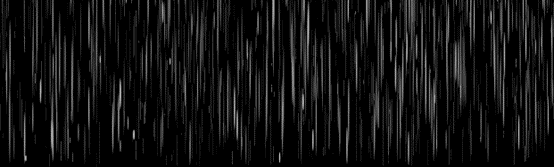
#> input picture asset/1.png, 554 x 167 px
$ python -i rain_renderer.py   (imports and definitions only)
#> lines starting #> are read from the running program, lines starting #| are printed output that depends on the picture; after the words box and inside, x2 and y2 are one past the last pixel; in counts of white or black regions, pixels touching at a corner belong together
"""
============================================================================
物理建模雨滴掩码渲染器 (Physically-Based Rain Streak Mask Renderer)
============================================================================

基于真实物理模型渲染雨滴条纹掩码图，核心物理模型包括：

1. Marshall-Palmer (M-P) 雨滴谱分布：
   N(D) = N_0 * exp(-Λ * D)
   其中 N_0 = 8000 m^{-3} mm^{-1}，Λ = 4.1 * R^{-0.21} mm^{-1}
   R 为降雨强度 (mm/h)，D 为雨滴直径 (mm)

2. 雨滴终端速度（Atlas & Ulbrich 经验公式）：
   v_t(D) = 9.65 - 10.3 * exp(-0.6 * D) [m/s]
   D 为雨滴直径 (mm)

3. 运动模糊（快门时间积分）：
   雨滴在快门曝光时间 t_exp 内移动的距离决定了条纹长度：
   L_streak = v_total * t_exp
   其中 v_total 包含垂直终端速度分量 + 水平风速分量

4. 深度感知的柱体积采样 (Column Sampling)：
   将图像每一列（或分块区域）视为一个穿过场景的视锥柱体，
   利用该柱体的深度信息计算其中的雨滴数。
   近处雨滴投影大、条纹长；远处雨滴投影小、更密集。

输入：
  - 降雨强度 R (mm/h)
  - 风向角度 wind_angle (度) 和风速 wind_speed (m/s)
  - 深度图 (512x512 灰度图像)

输出：
  - 512x512 黑色背景、白色雨滴条纹的二值掩码图

参考文献：
  - Marshall, J.S. and Palmer, W.M. (1948),
    "The distribution of raindrops with size"
  - Atlas, D. and Ulbrich, C.W. (1977),
    "Path- and area-integrated rainfall measurement"
  - Garg, K. and Nayar, S.K. (2006),
    "Photorealistic rendering of rain streaks"

日期: 2026-03-23
============================================================================
"""

import numpy as np
import cv2
import os
import glob
import json
from dataclasses import dataclass
from typing import Tuple, Optional


# ===========================================================================
# 物理常数与相机参数配置
# ===========================================================================

@dataclass
class CameraParams:
    """
    相机内参与曝光参数

    这些参数模拟一个典型的监控/街景相机设置。
    焦距和传感器尺寸共同决定了视场角 (FoV)，
    曝光时间决定了雨滴运动模糊条纹的长度。
    """
    focal_length: float = 35.0       # 焦距 (mm)，典型街景/监控镜头
    sensor_width: float = 36.0       # 传感器宽度 (mm)，全画幅 35mm
    sensor_height: float = 24.0      # 传感器高度 (mm)，全画幅 35mm (3:2)
    image_width: int = 2048          # 输出图像宽度 (像素)
    image_height: int = 1024         # 输出图像高度 (像素)
    exposure_time: float = 1.0/30.0  # 曝光时间 (秒)，1/30s 模拟普通摄像头
    fx_px: Optional[float] = None    # 焦距 fx (像素)
    fy_px: Optional[float] = None    # 焦距 fy (像素)
    cx_px: Optional[float] = None    # 主点 cx (像素)
    cy_px: Optional[float] = None    # 主点 cy (像素)
    # 相机外参 (位姿)
    cam_height: float = 1.6          # 相机离地高度 (米)
    cam_pitch: float = 0.0           # 俯仰角 (度)，正值向下看

    # [9 lines left out: function __post_init__, not called in this run]


@dataclass
class RainParams:
    """
    降雨物理参数

    Attributes:
        rain_rate: 降雨强度 R (mm/h)
            - 小雨:   1-5   mm/h     - 中雨:   5-15  mm/h
            - 大雨:   15-30 mm/h     - 暴雨:   30-60 mm/h
            - 大暴雨: >60   mm/h
        wind_speed: 水平风速 (m/s)
            - 微风: 0-3 m/s  - 轻风: 3-6 m/s  - 中风: 6-10 m/s
        wind_direction: 罗盘风向 (度)，表示风吹来的方向
            0° = 北风 (从正前方/迎面吹来，向相机方向)
            90° = 东风 (从右侧吹来)
            180° = 南风 (从身后吹来，顺风)
            270° = 西风 (从左侧吹来)
            支持任意角度，如 345° = 北偏西15度
        wind_angle: [兼容旧接口] 旧版风向角 (度)，0°=左向右
                    如果同时指定 wind_direction，以 wind_direction 为准
        depth_scale: 深度图最大映射距离 (米)
        d_min: 最小可见雨滴直径 (mm)，小于此为雾滴
        d_max: 最大雨滴直径 (mm)，超过则因气动不稳定而破碎
    """
    rain_rate: float = 25.0
    wind_speed: float = 2.0
    wind_direction: Optional[float] = None   # 新：罗盘风向
    wind_angle: float = 10.0                 # 旧：兼容保留
    depth_scale: float = 100.0
    d_min: float = 0.5
    d_max: float = 5.0


# ===========================================================================
# 罗盘风向工具
# ===========================================================================

# 预设罗盘方向名称 -> 角度映射
WIND_DIRECTIONS = {
    'N': 0, '北': 0, '北风': 0,
    'NNE': 22.5, '北偏东': 22.5,
    'NE': 45, '东北': 45, '东北风': 45,
    'ENE': 67.5, '东偏北': 67.5,
    'E': 90, '东': 90, '东风': 90,
    'ESE': 112.5, '东偏南': 112.5,
    'SE': 135, '东南': 135, '东南风': 135,
    'SSE': 157.5, '南偏东': 157.5,
    'S': 180, '南': 180, '南风': 180,
    'SSW': 202.5, '南偏西': 202.5,
    'SW': 225, '西南': 225, '西南风': 225,
    'WSW': 247.5, '西偏南': 247.5,
    'W': 270, '西': 270, '西风': 270,
    'WNW': 292.5, '西偏北': 292.5,
    'NW': 315, '西北': 315, '西北风': 315,
    'NNW': 337.5, '北偏西': 337.5,
}


# [340 lines left out: functions load_cityscapes_camera, convert_cityscapes_disparity_to_depth, infer_cityscapes_camera_json_path, parse_wind_direction, decompose_wind_3d, marshall_palmer_nD and 4 more, not called in this run]


def load_and_process_depth(depth_path: str,
                           target_size: Tuple[int, int] = (2048, 1024),
                           depth_scale: float = 100.0,
                           min_depth: float = 1.0,
                           harmonic_blend: float = 0.0) -> np.ndarray:
    """
    加载深度图并转换为实际距离 (米)

    支持两种格式:
      1. 逆深度图 (Depth Anything V2 等): 值越大=越近, 0=无效
         - uint16: 归一化后做调和映射 → [min_depth, depth_scale]
         - uint8:  同上
      2. 线性深度图 (旧格式): 值越大=越远

    本函数自动检测方向: 若图像下半部均值 > 上半部均值,
    则判定为逆深度 (近处在画面下方, 值更大)。

    Args:
        depth_path:  深度图文件路径
        target_size: (width, height) 目标尺寸
        depth_scale: 最大深度距离 (米)
        min_depth:   最小截断深度 (米)
        harmonic_blend: 调和映射混合比例 (0=纯线性, 1=纯调和)
    Returns:
        depth_meters: (H, W) 深度图，单位米
    """
#> called with depth_path = 'asset/1.png', target_size = (2048, 1024), depth_scale = 100, min_depth = 1, harmonic_blend = 0
    # 使用 numpy 读取文件字节再解码，以支持中文路径
    raw = np.fromfile(depth_path, dtype=np.uint8)
    depth_img = cv2.imdecode(raw, cv2.IMREAD_UNCHANGED)
#> depth_img is the input picture: shape (167, 554, 4); mean B, G, R, A 17.9, 17.9, 17.9, 255
    if depth_img is None:
        raise FileNotFoundError(f"无法读取深度图: {depth_path}")

    if depth_img.ndim == 3:
        depth_img = cv2.cvtColor(depth_img, cv2.COLOR_BGR2GRAY)
#> depth_img: shape (167, 554)

    if depth_img.shape[:2] != (target_size[1], target_size[0]):
        depth_img = cv2.resize(depth_img, target_size,
                               interpolation=cv2.INTER_LINEAR)
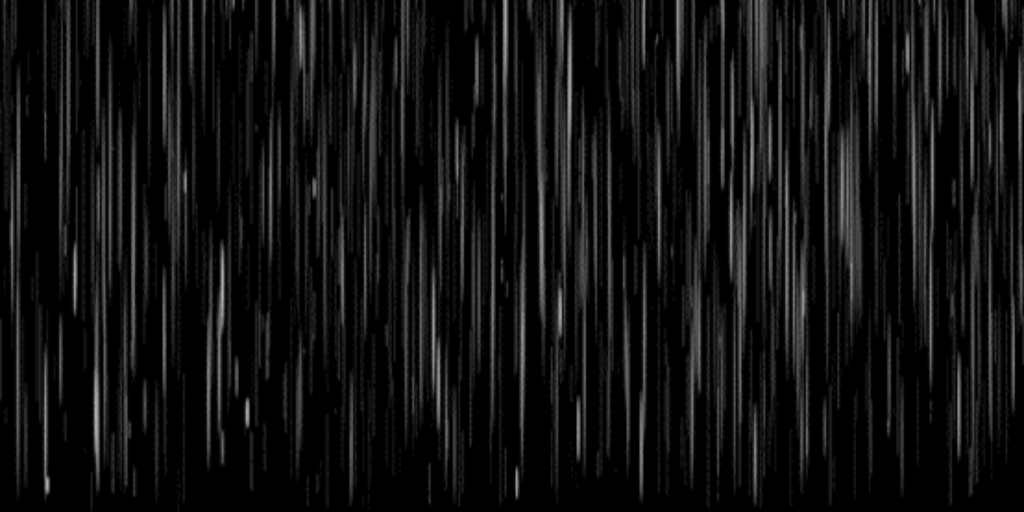
#> depth_img: shape (1024, 2048) (shown at 1/2 size); min 0, max 185, mean 17.8

    # 转为 float
    img_f = depth_img.astype(np.float64)
    img_max = img_f.max()
#> img_max = 185
    if img_max <= 0:
        return np.full(img_f.shape, depth_scale, dtype=np.float64)

    # 自动检测: 逆深度 vs 线性深度
    # 街景图: 画面下半部是近处地面, 上半部是远处天空
    # 逆深度: 下半部值大 (近=大)
    # 线性深度: 下半部值小 (近=小)
    H = img_f.shape[0]
#> H = 1024
    top_mean = img_f[:H // 3, :].mean()
#> top_mean = 20.55
    bot_mean = img_f[2 * H // 3:, :].mean()
#> bot_mean = 11.86
    is_inverse = (bot_mean > top_mean * 1.2)
#> is_inverse = False

    if is_inverse:
        # ---- 逆深度 (Depth Anything V2): 值大=近, 0=无效 ----
        invalid = img_f <= 0
        valid_vals = img_f[~invalid]

        if valid_vals.size == 0:
            return np.full(img_f.shape, depth_scale, dtype=np.float64)

        # robust 归一化: 用 p2/p98 百分位消除极端值干扰
        v_lo = np.percentile(valid_vals, 2)
        v_hi = np.percentile(valid_vals, 98)
        v_range = max(v_hi - v_lo, 1e-6)
        v_norm = np.clip((img_f - v_lo) / v_range, 0.0, 1.0)  # 1=近, 0=远

        # 无效像素用空间插值填充
        if np.any(invalid):
            norm_u16 = (v_norm * 65534 + 1).astype(np.uint16)
            norm_u16[invalid] = 0
            inpaint_mask = invalid.astype(np.uint8) * 255
            inpainted = cv2.inpaint(norm_u16, inpaint_mask, 5,
                                    cv2.INPAINT_TELEA)
            v_norm = (inpainted.astype(np.float64) - 1) / 65534

        # 深度映射: 线性与调和的混合
        # 线性: depth = (1-v) * (max-min) + min  (均匀分布)
        # 调和: depth = 1 / (v*(1/min-1/max) + 1/max)  (近处细分, 远处压缩)
        # harmonic_blend 控制两者混合比例
        depth_linear = (1.0 - v_norm) * (depth_scale - min_depth) + min_depth

        hb = float(np.clip(harmonic_blend, 0.0, 1.0))
        if hb > 0.001:
            inv_min = 1.0 / min_depth
            inv_max = 1.0 / depth_scale
            inv_depth = v_norm * (inv_min - inv_max) + inv_max
            depth_harmonic = 1.0 / np.maximum(inv_depth, 1e-9)
            depth_meters = (1.0 - hb) * depth_linear + hb * depth_harmonic
        else:
            depth_meters = depth_linear
    else:
        # ---- 线性深度 (值大=远) ----
        if depth_img.dtype == np.uint8:
            depth_normalized = img_f / 255.0
        else:
            depth_normalized = img_f / img_max
        depth_meters = depth_normalized * (depth_scale - min_depth) + min_depth
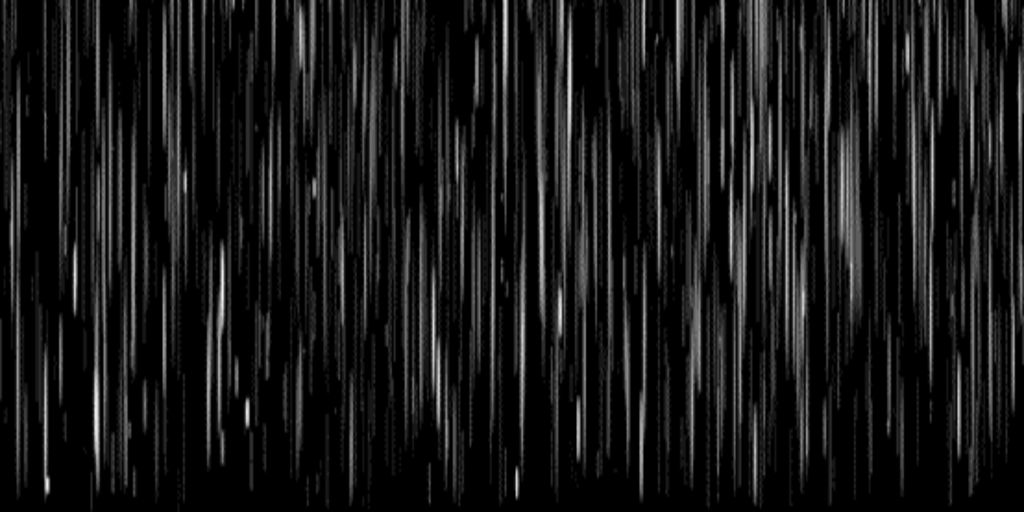
#> depth_meters: shape (1024, 2048) float64 (shown at 1/2 size); min 1, max 72.82, mean 7.9; drawn with min black and max white

    depth_meters = np.clip(depth_meters, min_depth, depth_scale)
    return depth_meters


# ===========================================================================
# 高效雨滴采样与向量化渲染
# ===========================================================================

# [632 lines left out: functions sample_raindrops_efficient, render_rain_mask, batch_render, not called in this run]


# ===========================================================================
# 命令行入口
# ===========================================================================

# [80 lines not run here, left out]

>>> result = load_and_process_depth('asset/1.png')

$ run again, on asset/3.png
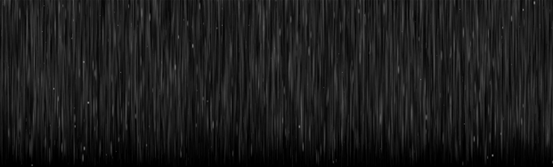
#> input picture asset/3.png, 553 x 167 px
#> in load_and_process_depth, depth_img is the input picture: shape (167, 553, 4); mean B, G, R, A 27.7, 27.7, 27.7, 255
#> in load_and_process_depth, `depth_img = cv2.resize(depth_img, target_size, interpolation=cv2.INTER..`:
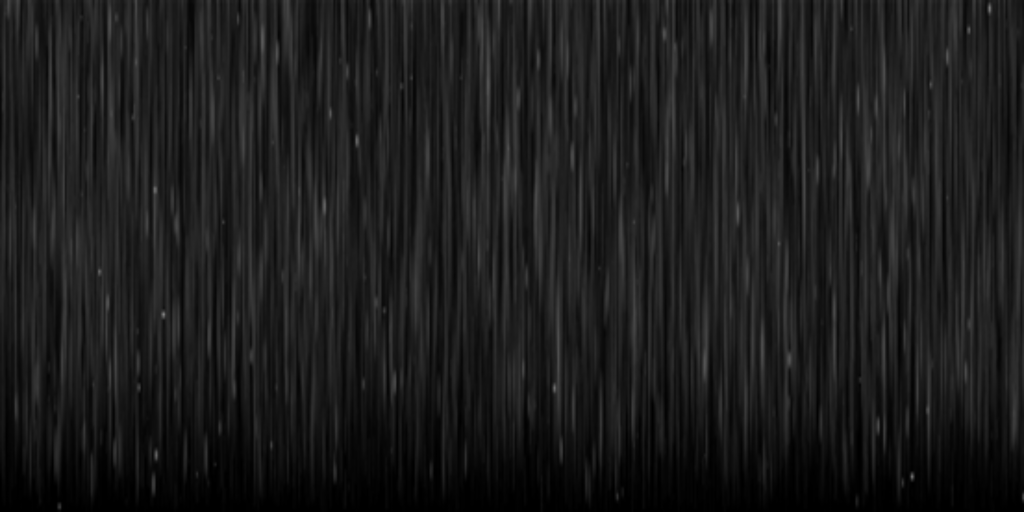
#> depth_img: shape (1024, 2048) (shown at 1/2 size); min 0, max 138, mean 27.6
#> img_max = 138
#> top_mean = 32.54
#> bot_mean = 17.5
#> is_inverse = False
#> in load_and_process_depth, `depth_meters = depth_normalized * (depth_scale - min_depth) + min_depth`:
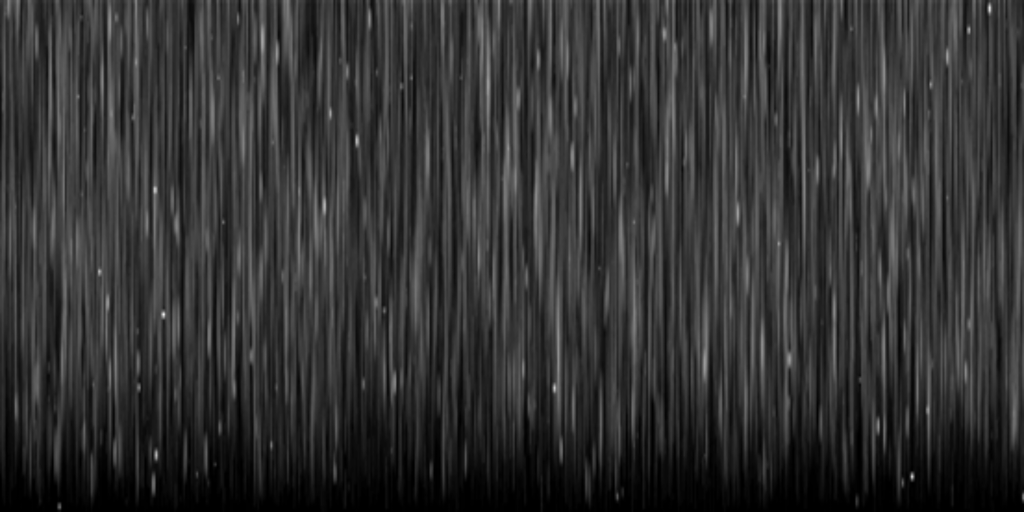
#> depth_meters: shape (1024, 2048) float64 (shown at 1/2 size); min 1, max 54.58, mean 11.7; drawn with min black and max white

$ run again, on asset/4.png
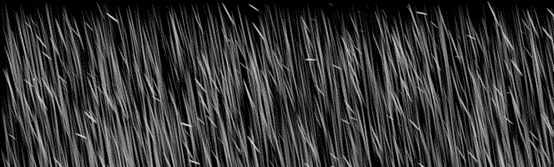
#> input picture asset/4.png, 554 x 167 px
#> in load_and_process_depth, depth_img is the input picture: shape (167, 554, 4); mean B, G, R, A 54, 54, 54, 255
#> img_max = 221
#> top_mean = 35.14
#> bot_mean = 63.95
#> is_inverse = True
#> in load_and_process_depth, `invalid = img_f <= 0`:
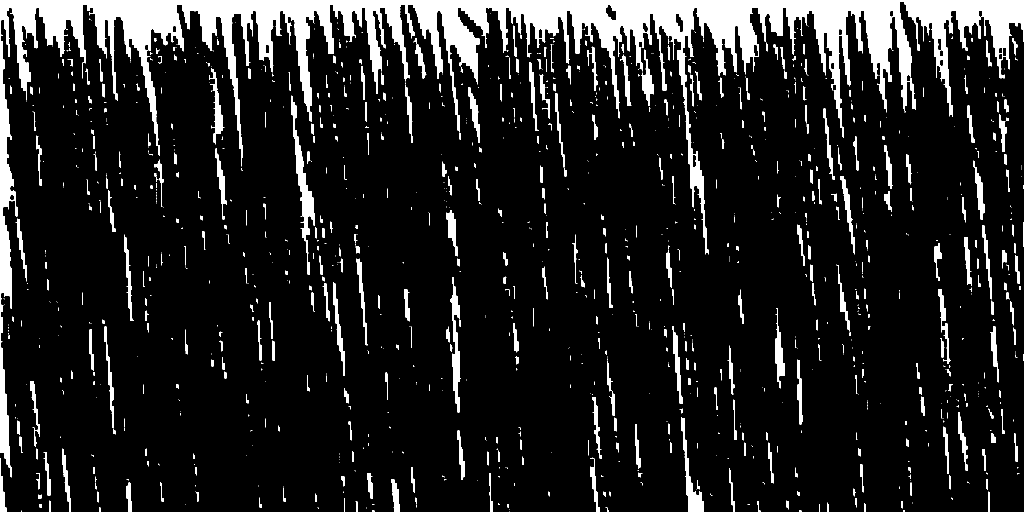
#> invalid: shape (1024, 2048) bool (shown at 1/2 size); 11.8% white; 1198 white regions (742 under 20 px), largest, box (x1, y1, x2, y2) and area: (0, 0, 2048, 955) 169883, (582, 191, 630, 550) 3867, (900, 554, 922, 825) 2231
#> v_lo = 2
#> v_hi = 149
#> v_range = 147
#> in load_and_process_depth, `depth_linear = (1.0 - v_norm) * (depth_scale - min_depth) + min_depth`:
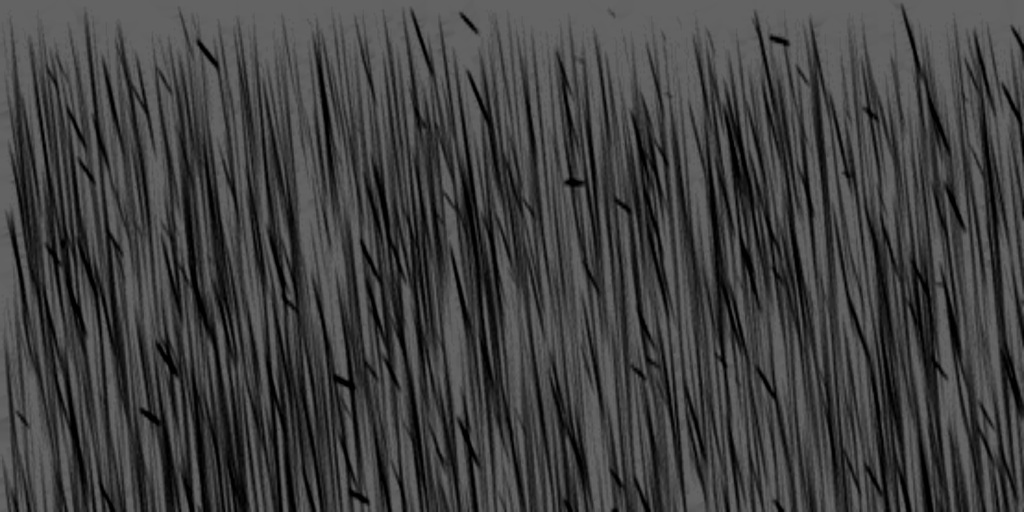
#> depth_linear: shape (1024, 2048) float64 (shown at 1/2 size); min 1, max 100, mean 64.7

$ run again, on asset/5.png
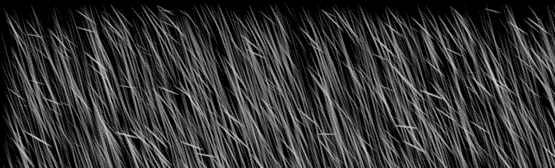
#> input picture asset/5.png, 555 x 168 px
#> in load_and_process_depth, depth_img is the input picture: shape (168, 555, 4); mean B, G, R, A 52.3, 52.3, 52.3, 255
#> img_max = 210
#> top_mean = 33.42
#> bot_mean = 63.48
#> is_inverse = True
#> in load_and_process_depth, `invalid = img_f <= 0`:
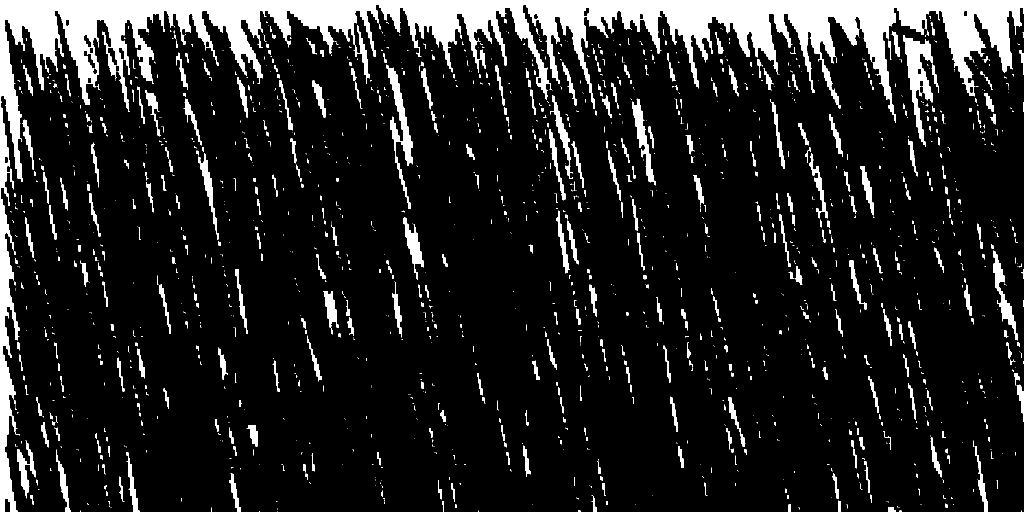
#> invalid: shape (1024, 2048) bool (shown at 1/2 size); 12.2% white; 1735 white regions (1199 under 20 px), largest, box (x1, y1, x2, y2) and area: (0, 0, 2048, 1024) 169778, (1806, 70, 1865, 294) 5004, (773, 129, 825, 418) 3859
#> v_lo = 2
#> v_hi = 147
#> v_range = 145
#> in load_and_process_depth, `depth_linear = (1.0 - v_norm) * (depth_scale - min_depth) + min_depth`:
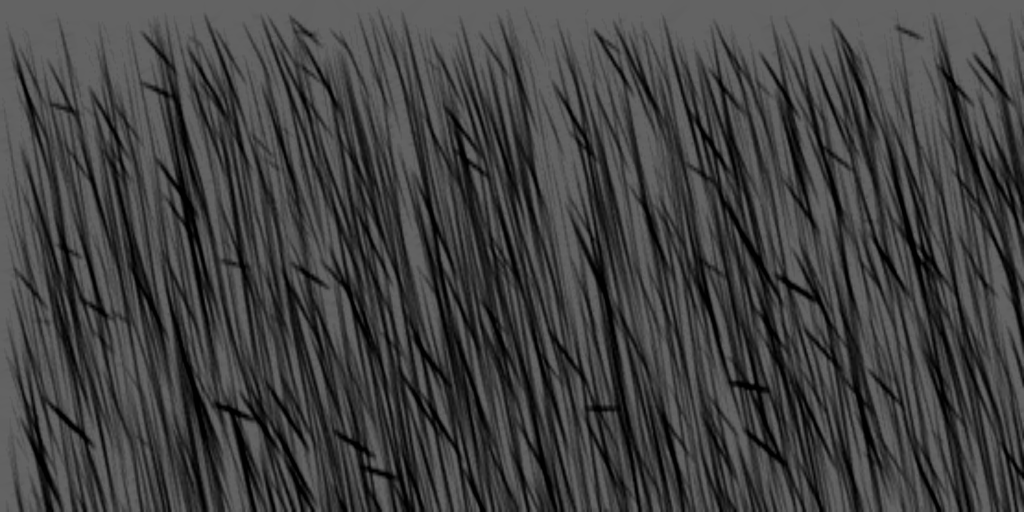
#> depth_linear: shape (1024, 2048) float64 (shown at 1/2 size); min 1, max 100, mean 65.4
